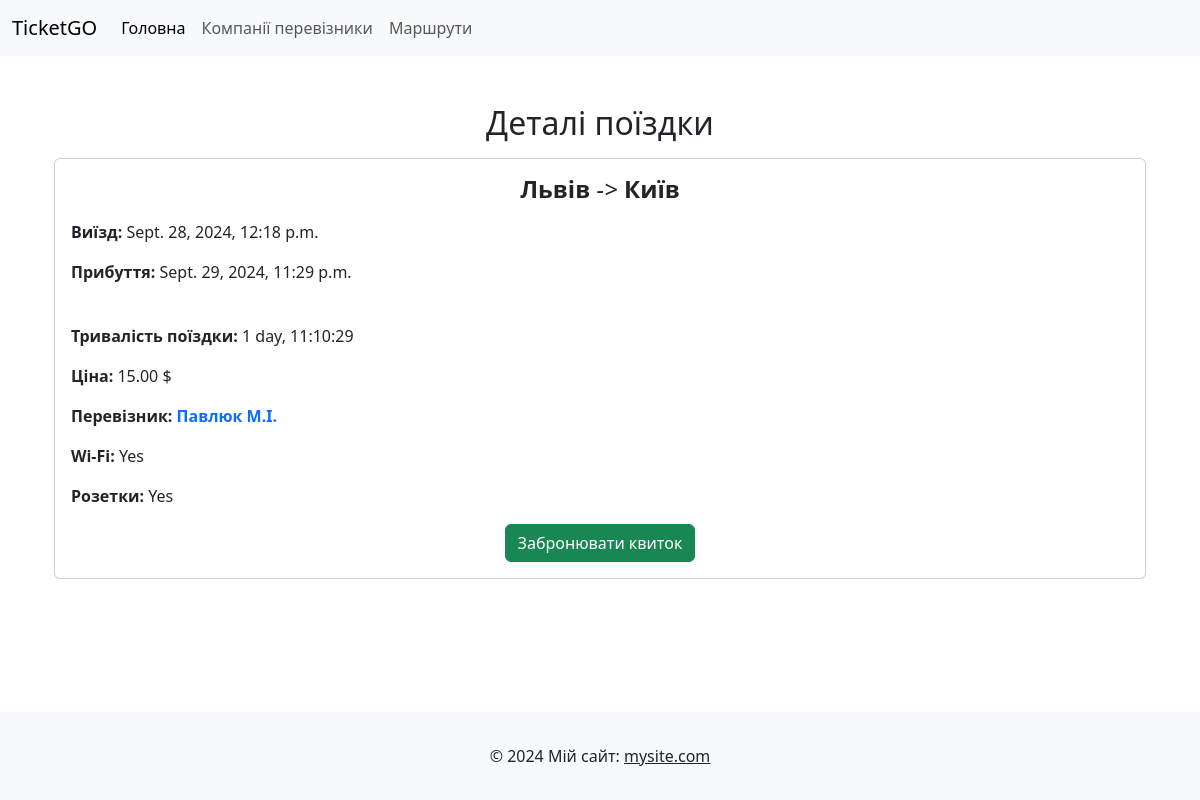
/buses/1/, run on the app's committed database.
### api/models.py (models this page shows, shortened)
class Bus(models.Model):
    class WiFiChoice(models.TextChoices):
        NO = 'No', 'Not Available'
        YES = 'Yes', 'Available'
    class Socket(models.TextChoices):
        NO = 'No', 'Not Available'
        YES = 'Yes', 'Available'
    company_name = models.ForeignKey('CompanyName', on_delete=models.CASCADE)
    from_location = models.CharField(max_length=100)
    to_location = models.CharField(max_length=100)
    departure_time = models.DateTimeField()
    arrival_time = models.DateTimeField(null=True)
    price = models.DecimalField(max_digits=10, decimal_places=2)
    available_seats = models.PositiveIntegerField()
    wi_fi_availability = models.CharField(max_length=3, choices=WiFiChoice.choices)
    socket_availability = models.CharField(max_length=3, choices=Socket.choices)
    class Meta:
        verbose_name_plural = 'Buses'
    def trip_duration(self):
        return self.arrival_time - self.departure_time

class CompanyName(models.Model):
    name = models.CharField(max_length=100)
    official_name = models.CharField(max_length=100)
    registered_address = models.TextField()
    company_registration_number = models.PositiveIntegerField()
    class Meta:
        verbose_name_plural = 'Company Names'
    def __str__(self):
        return self.name

### api/views.py (the view)
# urls.py: path('buses/<int:bus_id>/', views.show_bus, name='show_buses'),
def show_bus(request, bus_id):
    return render(request, 'api/about_bus.html', {'bus': Bus.objects.get(id=bus_id), 'title': 'Bus'})

### api/templates/api/about_bus.html
{% extends 'base.html' %}
{% block content %}
<div class="container mt-5">
    <h2 class="text-center">Деталі поїздки</h2>
    <div class="card mt-3">
        <div class="card-body">
            <h4 class="card-title text-center mb-3">
                <strong>{{ bus.from_location }}</strong>
                <i class="bi bi-arrow-right"> -></i>
                <strong>{{ bus.to_location }}</strong>
            </h4>
            <div class="d-flex justify-content-between">
                <div>
                    <p><strong>Виїзд:</strong> {{ bus.departure_time }}</p>
                    <p><strong>Прибуття:</strong> {{ bus.arrival_time }}</p>
                </div>
            </div>
            <div class="mt-4">
                <p><strong>Тривалість поїздки:</strong> {{ bus.trip_duration }}</p>
                <p><strong>Ціна:</strong> {{ bus.price }} $</p>
                <p><strong>Перевізник:</strong><a href="{% url 'show_company_details' company_id=bus.company_name_id %}" class="text-decoration-none text-primary fw-bold"> {{ bus.company_name }}</a></p>
                <p><strong>Wi-Fi:</strong> {{ bus.wi_fi_availability }}</p>
                <p><strong>Розетки:</strong> {{ bus.socket_availability }}</p>
            </div>
            <div class="text-center mt-3">
                <a href="{% url 'booking_form' bus_id=bus.id %}" class="btn btn-success">Забронювати квиток</a>
            </div>
        </div>
    </div>
</div>
{% endblock %}

### templates/base.html (style rules this page uses)
html, body { height: 100%; margin: 0; }
body { display: flex; flex-direction: column; }

### data on the page
Bus: from_location "Львів", to_location "Київ", departure_time "Sept. 28, 2024, 12:18 p.m.", arrival_time "Sept. 29, 2024, 11:29 p.m.", trip_duration "1 day, 11:10:29", price "15.00", company_name "Павлюк М.І.", wi_fi_availability "Yes", socket_availability "Yes"
